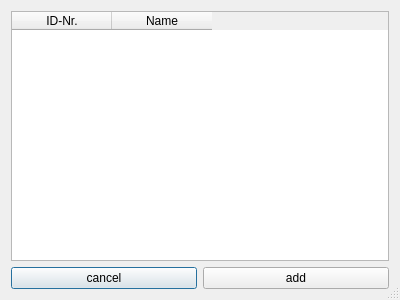
<?xml version="1.0" encoding="UTF-8"?>
<ui version="4.0">
 <class>DialogAddPlaylist</class>
 <widget class="QDialog" name="DialogAddPlaylist">
  <property name="geometry">
   <rect>
    <x>0</x>
    <y>0</y>
    <width>400</width>
    <height>300</height>
   </rect>
  </property>
  <property name="windowTitle">
   <string>Dialog</string>
  </property>
  <property name="sizeGripEnabled">
   <bool>true</bool>
  </property>
  <layout class="QGridLayout" name="gridLayout">
   <item row="0" column="0">
    <layout class="QVBoxLayout" name="verticalLayout">
     <item>
      <widget class="QTableWidget" name="tableWidgetDatabase">
       <property name="editTriggers">
        <set>QAbstractItemView::EditTrigger::NoEditTriggers</set>
       </property>
       <property name="selectionMode">
        <enum>QAbstractItemView::SelectionMode::SingleSelection</enum>
       </property>
       <property name="selectionBehavior">
        <enum>QAbstractItemView::SelectionBehavior::SelectRows</enum>
       </property>
       <column>
        <property name="text">
         <string>ID-Nr.</string>
        </property>
       </column>
       <column>
        <property name="text">
         <string>Name</string>
        </property>
       </column>
      </widget>
     </item>
    </layout>
   </item>
   <item row="1" column="0">
    <layout class="QHBoxLayout" name="horizontalLayout">
     <item>
      <widget class="QPushButton" name="pushButtonCancel">
       <property name="text">
        <string>cancel</string>
       </property>
       <property name="icon">
        <iconset theme="application-exit"/>
       </property>
      </widget>
     </item>
     <item>
      <widget class="QPushButton" name="pushButtonAdd">
       <property name="text">
        <string>add</string>
       </property>
       <property name="icon">
        <iconset theme="list-add"/>
       </property>
      </widget>
     </item>
    </layout>
   </item>
  </layout>
 </widget>
 <tabstops>
  <tabstop>tableWidgetDatabase</tabstop>
  <tabstop>pushButtonAdd</tabstop>
  <tabstop>pushButtonCancel</tabstop>
 </tabstops>
 <resources/>
 <connections/>
</ui>
